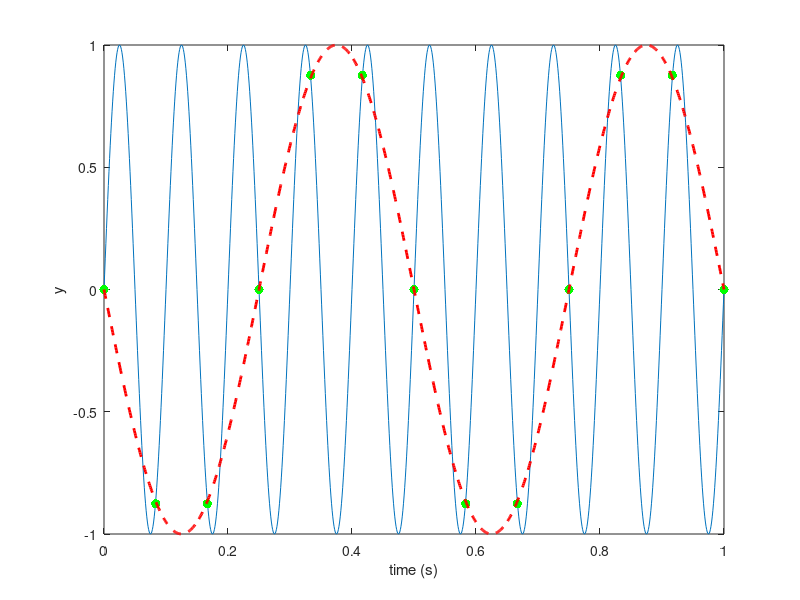

Recreate this plot in MATLAB.
%% construct a 10Hz signal, sampled at 1000Hz. 
% Recalling that the frequency f of a sine wave is given by y=sin(2?ft)
% Notice the general approach in defining time series data: we first 
% construct a timebase (conventionally named tvec, or t) and then the signal

Fs1 = 1000; % Fs is the conventional variable name for sampling freq
F1 = 10; twin = [0 1]; % use a 1-second time window (from 0 to 1s)
tvec1 = twin(1):1/Fs1:twin(2); % timebase for signal
signal1 = sin(2*pi*F1*tvec1);

% Let's say we are going to sample this signal at 12Hz:
Fs2 = 12;
tvec2 = twin(1):1/Fs2:twin(2);
% we have an input signal, specified by tvec1 and signal1; 
% return those values of signal1 for those values of tvec1 closest to 
% those in tvec2.
signal2 = interp1(tvec1,signal1,tvec2,'nearest');

% plot signal 1 and signal 2
plot(tvec1,signal1);
hold on;
plot(tvec2,signal2,'.g','MarkerSize',20);
plot(tvec1,-sin(2*pi*2*tvec1),'r--','LineWidth',2);
xlabel('time (s)'); ylabel('y');